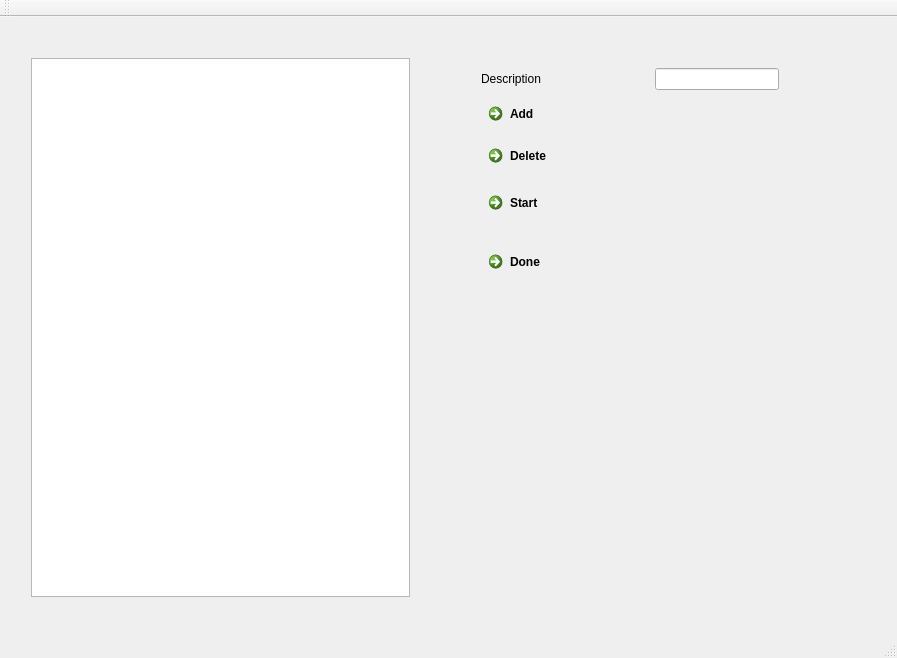
<?xml version="1.0" encoding="UTF-8"?>
<ui version="4.0">
 <class>mainWindowClass</class>
 <widget class="QMainWindow" name="mainWindowClass">
  <property name="geometry">
   <rect>
    <x>0</x>
    <y>0</y>
    <width>897</width>
    <height>658</height>
   </rect>
  </property>
  <property name="windowTitle">
   <string>mainWindow</string>
  </property>
  <widget class="QWidget" name="centralWidget">
   <widget class="QWidget" name="horizontalLayoutWidget">
    <property name="geometry">
     <rect>
      <x>20</x>
      <y>30</y>
      <width>401</width>
      <height>561</height>
     </rect>
    </property>
    <layout class="QHBoxLayout" name="tableLayout">
     <item>
      <widget class="QTableView" name="tasksTable"/>
     </item>
    </layout>
   </widget>
   <widget class="QWidget" name="">
    <property name="geometry">
     <rect>
      <x>470</x>
      <y>40</y>
      <width>320</width>
      <height>250</height>
     </rect>
    </property>
    <layout class="QVBoxLayout" name="verticalLayout">
     <item>
      <layout class="QFormLayout" name="descrLayout">
       <item row="0" column="0">
        <widget class="QLabel" name="descriptionLabel">
         <property name="text">
          <string>Description</string>
         </property>
        </widget>
       </item>
       <item row="1" column="0">
        <widget class="QCommandLinkButton" name="addButton">
         <property name="text">
          <string>Add</string>
         </property>
        </widget>
       </item>
       <item row="2" column="0">
        <widget class="QCommandLinkButton" name="deleteButton">
         <property name="text">
          <string>Delete</string>
         </property>
        </widget>
       </item>
       <item row="0" column="1">
        <widget class="QLineEdit" name="descriptionBuddy"/>
       </item>
      </layout>
     </item>
     <item>
      <layout class="QVBoxLayout" name="editTaskLayout">
       <item>
        <widget class="QCommandLinkButton" name="startButton">
         <property name="text">
          <string>Start</string>
         </property>
        </widget>
       </item>
       <item>
        <widget class="QCommandLinkButton" name="doneButton">
         <property name="text">
          <string>Done</string>
         </property>
        </widget>
       </item>
      </layout>
     </item>
    </layout>
   </widget>
  </widget>
  <widget class="QMenuBar" name="menuBar">
   <property name="geometry">
    <rect>
     <x>0</x>
     <y>0</y>
     <width>897</width>
     <height>26</height>
    </rect>
   </property>
  </widget>
  <widget class="QToolBar" name="mainToolBar">
   <attribute name="toolBarArea">
    <enum>TopToolBarArea</enum>
   </attribute>
   <attribute name="toolBarBreak">
    <bool>false</bool>
   </attribute>
  </widget>
  <widget class="QStatusBar" name="statusBar"/>
 </widget>
 <layoutdefault spacing="6" margin="11"/>
 <resources>
  <include location="mainWindow.qrc"/>
 </resources>
 <connections/>
</ui>
